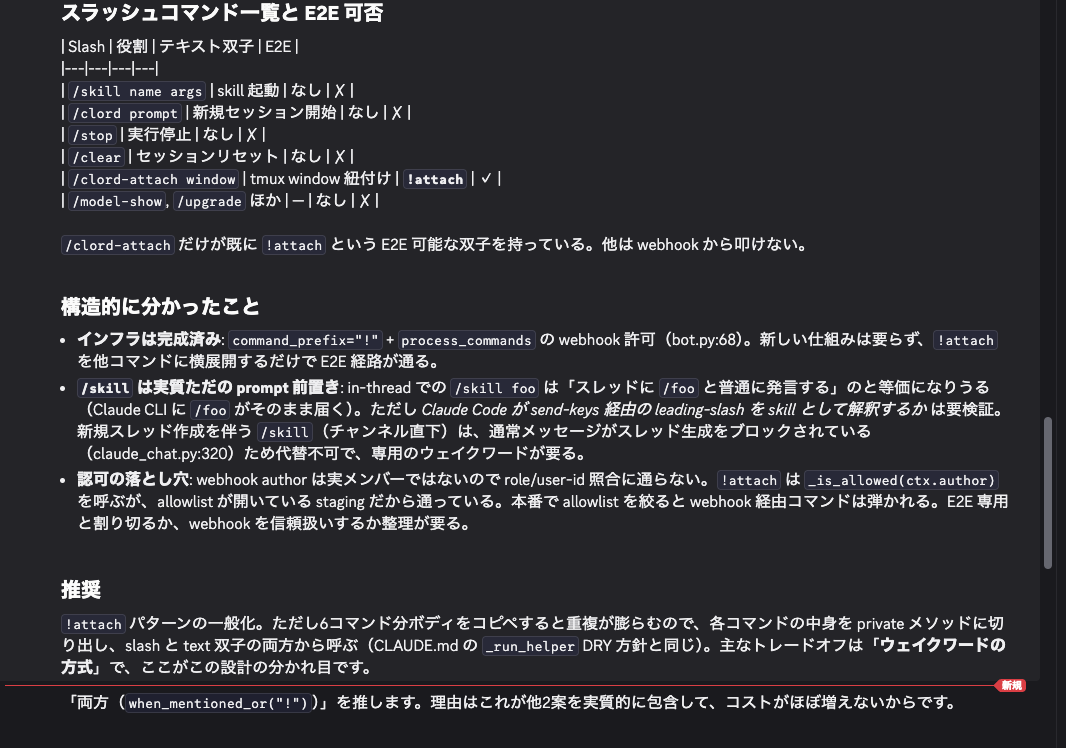
#> input picture 199-table-not-rendered.png, 1066 x 748 px
$ python evidence_qc.py ../199-table-not-rendered.png
#> lines starting #> are read from the running program, lines starting #| are printed output that depends on the picture
#!/usr/bin/env python3
"""Refuse to call an unusable capture "evidence" (c-lord Issue #559).

``scripts/discord_evidence_shot.sh`` used to print ``captured: <path>`` for
every frame it grabbed, including frames where the interesting part was hidden.
Three failure modes all produce a perfectly valid PNG with no evidentiary
value, and all three used to be reported as success:

1. a Discord promo modal ("ショップ新着" etc.) dims the app and sits in the middle
2. the client is still rendering (skeleton sidebar / empty body)
3. the client never opened the requested channel (wrong guild id, no permission,
   expired session) and shows the friends/login screen instead

This module inspects the PNG **after** the capture and reports those. It is a
pure image check on a file the capture already produced: it never touches the
Discord client, and it must never grow a "close the modal for me" path — see
the prohibition in ``docs/discord-evidence-capture.md``. A human closes the
modal once, by hand; the profile is shared, so that one action fixes every
future capture for every thread.

Thresholds come from real captures taken on 2026-09-01 against the c-lord
Discord — three usable frames at different window sizes, and one frame per
failure mode (values are ``fraction of pixels in the region``):

    frame                     luma<16   sidebar     body   composer
    1600x1500 --wait 45        0.0019    0.0207   0.0662     0.0376
    900x2600  (tall)           0.0021    0.0112   0.1068     0.0551
    900x900   (small)          0.0041    0.0383   0.1139     0.0484
    --wait 4  (skeleton)       0.0019    0.0000   0.0641     0.0407
    wrong guild (friends)      0.0019    0.0070   0.0135     0.0009
    session expired (login)    0.0040    0.0228   0.0296     0.0000
    promo modal                0.7529    0.0152   0.0307     0.0224

The modal row is a reconstruction: the live promo modal was dismissed by hand
on 2026-08-26 and bringing it back would mean automating the account, which is
forbidden. It composites Discord's own dark-theme scrim over a real capture —
``--background-scrim: hsl(var(--opacity-black-72-hsl)/0.72)``, i.e. 72% black,
read out of the shipped stylesheet on 2026-09-01. That scrim is what makes
``luma<16`` such a wide separation: every Discord surface (the darkest rail at
luma 31 up to the composer at 55) lands under 16 once it is multiplied by 0.28,
while glyphs stay above it. Clean frames only reach 0.004.

Usage:

    python3 scripts/evidence_qc.py shot.png     # exit 0 = usable, 2 = rejected
"""

from __future__ import annotations

import sys
from dataclasses import dataclass
from pathlib import Path

EXIT_CLEAN = 0
EXIT_PROBLEM = 2
EXIT_CANNOT_INSPECT = 3

# --- geometry (pixels of the captured frame, Discord's dark web client) ------
_RAIL_W = 72  # server rail — no text, always ignored
_SIDEBAR = (76, 360)  # channel / thread list column
_CHROME_TOP = 100  # window title + channel header
_CHROME_BOTTOM = 110  # composer + user panel
_BODY_X0 = 400  # message column starts right of the sidebar
_MEMBERS_W = 300  # member list on the right, skipped when the frame is wide

# --- thresholds --------------------------------------------------------------
# Each sits at least 3x away from the closest real measurement above.
_MODAL_DIM_RATIO = 0.35  # share of the frame pushed to near-black by a backdrop
_MODAL_OUTER_LIT = 0.15  # left/right edges must be dark for a backdrop to exist
_MODAL_CENTER_GAP = 0.25  # ...while the middle stays lit: that is the card
_SIDEBAR_EDGES = 0.003  # below this the channel list is placeholder bars
_BODY_EDGES = 0.005  # below this the message area holds no rendered content
_COMPOSER_EDGES = 0.010  # below this there is no message input box on screen
_MIN_SIZE = (700, 500)  # smaller frames are crops; only the modal check applies


# Bias: reject when in doubt. A false reject fails loudly with a reason and a
# `--no-qc` escape hatch; a false accept is the bug this module exists to kill.
# Known tight spot: a channel where the capture account cannot post shows a
# "you do not have permission to send messages" bar instead of the composer.


@dataclass(frozen=True)
class Finding:
    """One reason this PNG must not be pasted into a PR as evidence."""

    code: str
    summary: str
    detail: str


def _edges(gray):
    """Edge map of the whole frame.

    Filtering once, up front, matters: Pillow's 3x3 kernel leaves artefacts on
    the outermost row/column, so filtering a thin crop would measure its own
    border instead of the content (a flat 1160x86 band scores ~0.025 that way —
    enough to pass the "there is a composer here" check on an empty screen).
    """
    from PIL import ImageFilter

    return gray.filter(ImageFilter.FIND_EDGES)


def _edge_density(edges, box: tuple[int, int, int, int], cutoff: int) -> float:
    """Fraction of pixels inside ``box`` that sit on a strong edge.

    Rendered text is dense fine detail; skeleton bars and empty surfaces are
    smooth, so this separates "the client drew something" from "it did not".
    """
    crop = edges.crop(box)
    area = max(1, crop.width * crop.height)
    hist = crop.histogram()
    return sum(hist[cutoff:]) / area


def _dim_ratio(gray) -> float:
    """Fraction of the frame that a modal backdrop would have pushed to black."""
    hist = gray.histogram()
    return sum(hist[:16]) / max(1, gray.width * gray.height)


def _column_lit_profile(gray, cells: int = 100) -> list[float]:
    """Per-column share of pixels the backdrop did *not* dim, left to right."""
    from PIL import Image

    lit = gray.point(lambda v: 255 if v >= 24 else 0)
    small = lit.resize((cells, cells), Image.Resampling.BOX)
    px = small.load()
    return [sum(px[x, y] for y in range(cells)) / (cells * 255) for x in range(cells)]


def _check_modal(gray) -> Finding | None:
    dim = _dim_ratio(gray)
    if dim < _MODAL_DIM_RATIO:
        return None
    profile = _column_lit_profile(gray)
    edge = profile[:10] + profile[-10:]
    outer = sum(edge) / len(edge)
    middle = profile[35:65]
    center = sum(middle) / len(middle)
    if outer >= _MODAL_OUTER_LIT or center - outer < _MODAL_CENTER_GAP:
        return None
    return Finding(
        code="modal",
        summary=(
            "画面がモーダルに覆われている可能性があります"
            "（背景が暗転し、中央にカードが出ています）。"
            "人間に一度モーダルを閉じてもらってください — "
            "プロファイルは共有なので、その 1 回で全スレッド・全今後の実行に効きます。"
        ),
        detail=f"dim_ratio={dim:.3f} outer_lit={outer:.3f} center_lit={center:.3f}",
    )


def _check_still_loading(edges) -> Finding | None:
    w, h = edges.size
    box = (_SIDEBAR[0], _CHROME_TOP, min(_SIDEBAR[1], w), h - _CHROME_BOTTOM)
    density = _edge_density(edges, box, cutoff=64)
    if density >= _SIDEBAR_EDGES:
        return None
    return Finding(
        code="loading",
        summary=(
            "描画が終わる前に撮れています"
            "（チャンネル一覧がスケルトンのままで、文字が出ていません）。"
            "--wait を伸ばして撮り直してください。"
        ),
        detail=f"sidebar_edge_density={density:.4f} < {_SIDEBAR_EDGES}",
    )


def _check_blank_body(edges) -> Finding | None:
    w, h = edges.size
    x1 = max(_BODY_X0 + 120, w - _MEMBERS_W)
    density = _edge_density(edges, (_BODY_X0, _CHROME_TOP, x1, h - _CHROME_BOTTOM), cutoff=64)
    if density >= _BODY_EDGES:
        return None
    return Finding(
        code="blank",
        summary="本文領域に何も描かれていません（真っ白/真っ暗のまま撮れています）。",
        detail=f"body_edge_density={density:.4f} < {_BODY_EDGES}",
    )


def _check_not_a_channel(edges) -> Finding | None:
    w, h = edges.size
    box = (_BODY_X0, h - _CHROME_BOTTOM, w - 40, h - 24)
    density = _edge_density(edges, box, cutoff=32)
    if density >= _COMPOSER_EDGES:
        return None
    return Finding(
        code="not-a-channel",
        summary=(
            "要求したチャンネルを開けていません"
            "（メッセージ入力欄が画面下にありません）。"
            "guild ID の取り違え / 撮影アカウントの権限不足 / "
            "セッション失効（ログイン画面）のいずれかです。"
        ),
        detail=f"composer_edge_density={density:.4f} < {_COMPOSER_EDGES}",
    )


def inspect(path: str | Path) -> list[Finding]:
    """Return every reason ``path`` is unusable as evidence (empty list = good)."""
    from PIL import Image

    with Image.open(path) as img:
#> img is the input picture: PIL image 1066x748 RGB; mean R, G, B 50, 49.8, 54.2
        gray = img.convert("L")

    findings: list[Finding] = []
    modal = _check_modal(gray)
#> in _dim_ratio, `hist = gray.histogram()`: hist = 256 values, max 599385 at index 36, min 0 at index 0, mean 3114.7
#> in _check_modal, `dim = _dim_ratio(gray)`: dim = 0
    if modal is not None:
        findings.append(modal)
    if gray.width < _MIN_SIZE[0] or gray.height < _MIN_SIZE[1]:
        # A crop, not a raw capture: the layout checks below have no anchors.
        return findings
    edges = _edges(gray)
#> in _edges, `return gray.filter(ImageFilter.FIND_EDGES)`:
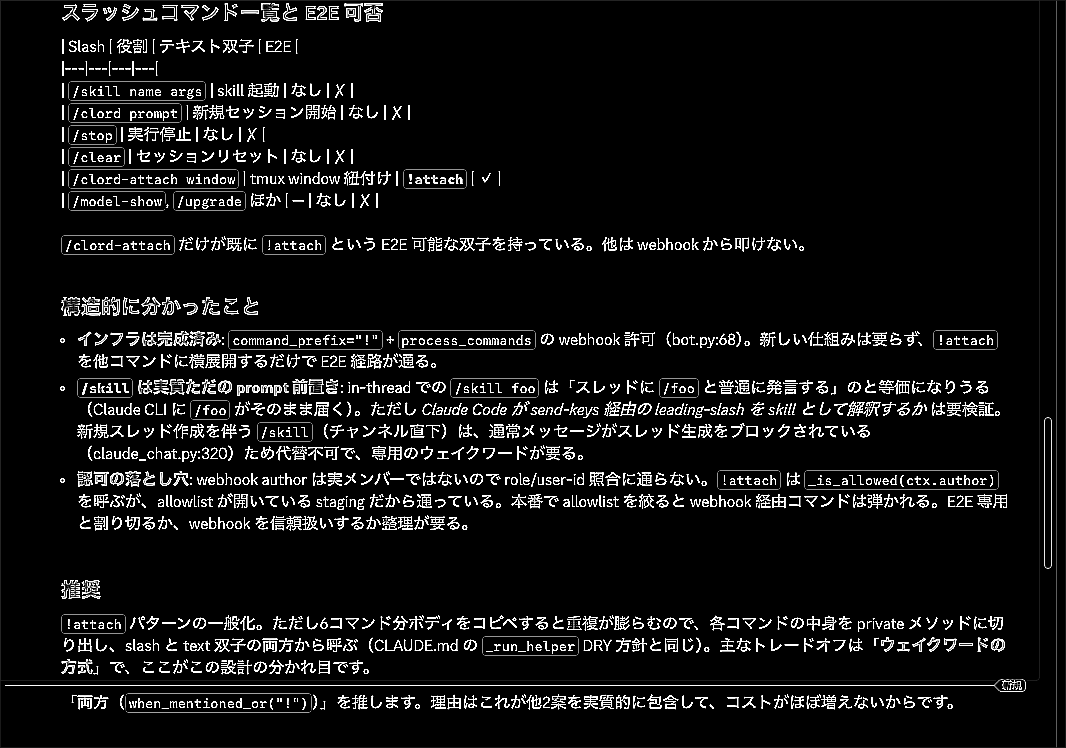
#> returned value: PIL image 1066x748 L; min 0, max 255, mean 17.9
    for check in (_check_still_loading, _check_blank_body, _check_not_a_channel):
        found = check(edges)
        if found is not None:
            findings.append(found)
#> this loop made 3 passes
#> pass 1, in _edge_density, `crop = edges.crop(box)`:
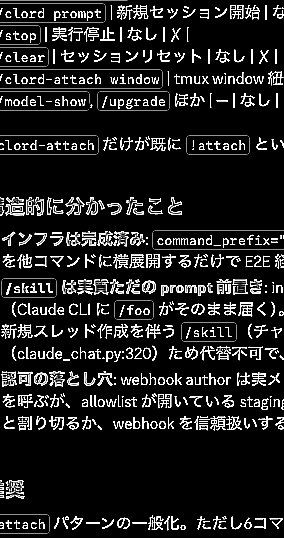
#> crop: PIL image 284x538 L; min 0, max 255, mean 32.5
#> pass 2, in _edge_density (call 2), `crop = edges.crop(box)`:
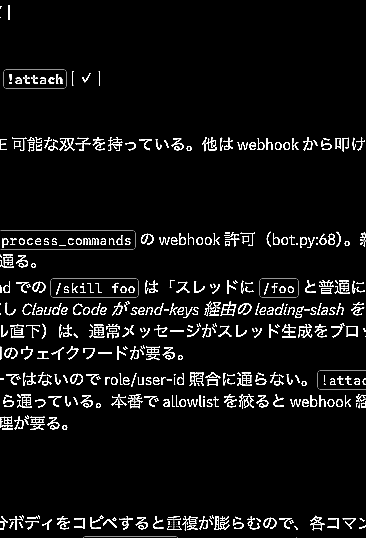
#> crop: PIL image 366x538 L; min 0, max 255, mean 16.7
#> pass 3, in _edge_density (call 3), `crop = edges.crop(box)`:
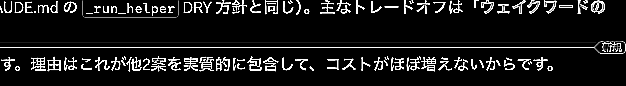
#> crop: PIL image 626x86 L; min 0, max 255, mean 25.4
#> after the loop, findings = []
    return findings


def main(argv: list[str] | None = None) -> int:
    args = list(sys.argv[1:] if argv is None else argv)
    if not args or args[0] in {"-h", "--help"}:
        print(__doc__)
        return EXIT_CLEAN if args else EXIT_PROBLEM
    path = Path(args[0])
    if not path.is_file():
        print(f"evidence_qc: no such file: {path}", file=sys.stderr)
        return EXIT_PROBLEM
    try:
        findings = inspect(path)
#> findings = []
    except ImportError:
        print(
            "evidence_qc: Pillow が無いので画像検査をスキップしました "
            "(pip install pillow / uv sync --dev)",
            file=sys.stderr,
        )
        return EXIT_CANNOT_INSPECT
    if not findings:
        return EXIT_CLEAN
    print(f"evidence_qc: {path} は証跡として使えません:", file=sys.stderr)
    for f in findings:
        print(f"  [{f.code}] {f.summary}", file=sys.stderr)
        print(f"           ({f.detail})", file=sys.stderr)
    return EXIT_PROBLEM


if __name__ == "__main__":
    raise SystemExit(main())
#> (the program exits here)
